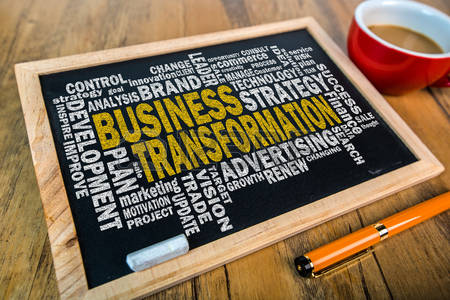
#> input picture board.jpg, 450 x 300 px
$ python crop.py
#> lines starting #> are read from the running program, lines starting #| are printed output that depends on the picture; after the words box and inside, x2 and y2 are one past the last pixel; in counts of white or black regions, pixels touching at a corner belong together
import numpy as np
import cv2
img=cv2.imread('board.jpg',1)
#> img is the input picture: shape (300, 450, 3); mean B, G, R 83.5, 111.9, 134.6
####### FOR CROPPING ######
board=img[37:111,107:194]
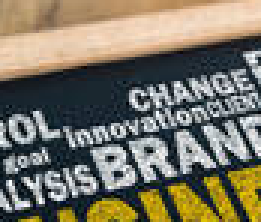
#> board: shape (74, 87, 3) (shown 3 times larger); mean B, G, R 102.1, 118, 123.2
img[0:74,0:87]=board
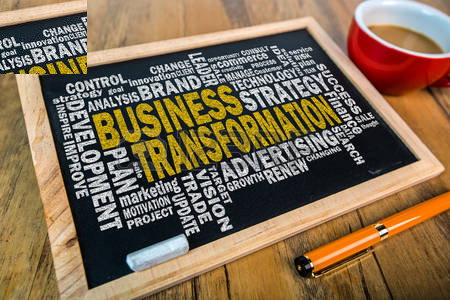
#> img: shape (300, 450, 3); 4.77% of pixels changed, all inside (x1, y1, x2, y2) = (0, 0, 87, 74)
cv2.imshow('crop',board)
cv2.imshow('image',img)
cv2.waitKey(0)
cv2.destroyAllWindows()

$ run again, with frame.jpg copied over board.jpg
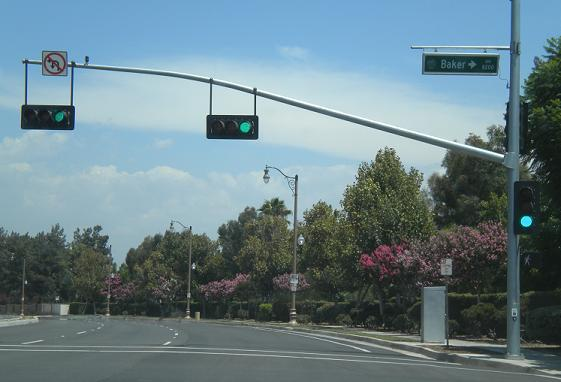
#> input picture frame.jpg, 561 x 382 px
#> img is the input picture: shape (382, 561, 3); mean B, G, R 136.8, 129.4, 106.7
#> `board=img[37:111,107:194]`:
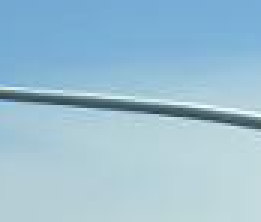
#> board: shape (74, 87, 3) (shown 3 times larger); mean B, G, R 210.8, 192.2, 156
#> `img[0:74,0:87]=board`:
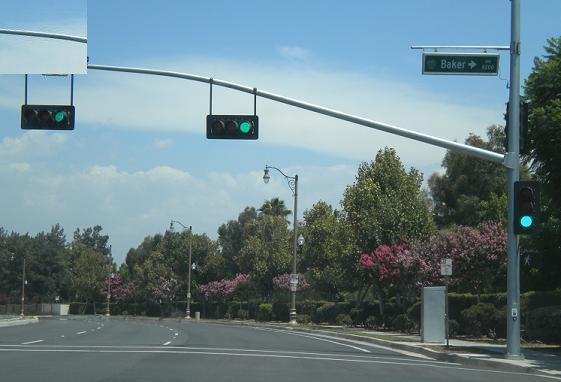
#> img: shape (382, 561, 3); 3% of pixels changed, all inside (x1, y1, x2, y2) = (0, 0, 87, 74)
